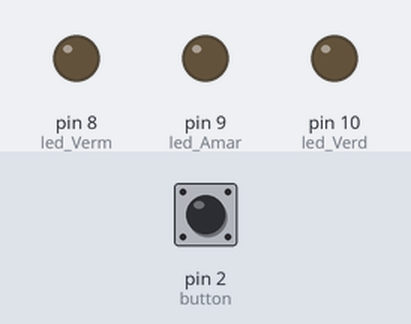
The sketch below on a simulated Arduino Uno, built with avr-gcc and run on an emulated ATmega328P. Parts: output pins drawn as LEDs (lit = HIGH). The inputs (shaded band) are chosen by the test bench; at power-on: pin 2 (button) LOW.

Above: at 2.8 s.
2.9 s: pin 2 (button) pulled HIGH for 1.2 s
At 4.3 s:
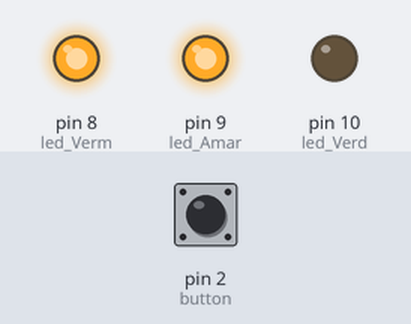
At 6.2 s:
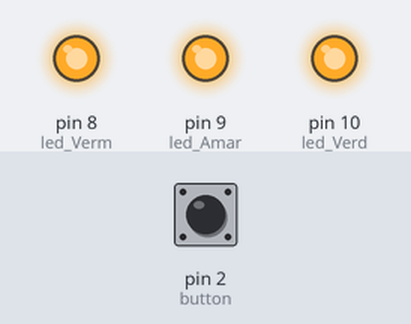
8.2 s: pin 2 (button) pulled HIGH for 3.2 s
At 9.3 s:
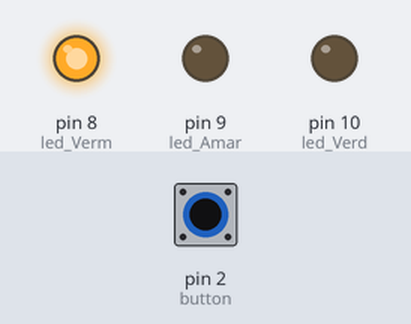
Timing chart, 0 to 14.5 s (numbered marks = the images above; inputs shaded):
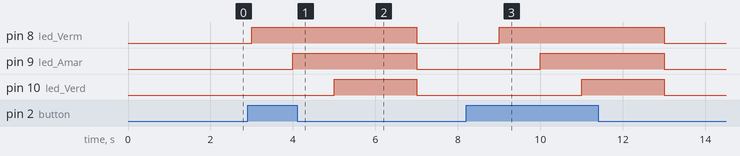

The sketch:

led1.ino
```cpp
#define button 2
#define led_Verm 8
#define led_Amar 9
#define led_Verd 10

void setup()

{

  pinMode(led_Verm, OUTPUT);
  pinMode(led_Amar, OUTPUT);
  pinMode(led_Verd, OUTPUT);
  pinMode(button, INPUT);

}

void loop()

{

  if(digitalRead(button) == HIGH){
    piscarLED();
  }else{
    digitalWrite(led_Verm, LOW);
    digitalWrite(led_Amar, LOW);
    digitalWrite(led_Verd, LOW);

  }
  delay(1000);
}

void piscarLED(){
  	digitalWrite(led_Verm, HIGH);
    delay(1000);
    digitalWrite(led_Amar, HIGH);
    delay(1000);
    digitalWrite(led_Verd, HIGH);
    delay(1000);
}


 
```

Measured:
- after the input at 2.9 s, pin 8 (led_Verm): LOW → HIGH after 0.10 s, → LOW 4.0 s later; pin 9 (led_Amar): LOW → HIGH after 1.1 s, → LOW 3.0 s later; pin 10 (led_Verd): LOW → HIGH after 2.1 s, → LOW 2.0 s later
- after the input at 8.2 s, pin 8 (led_Verm): LOW → HIGH after 0.80 s, → LOW 4.0 s later; pin 9 (led_Amar): LOW → HIGH after 1.8 s, → LOW 3.0 s later; pin 10 (led_Verd): LOW → HIGH after 2.8 s, → LOW 2.0 s later
